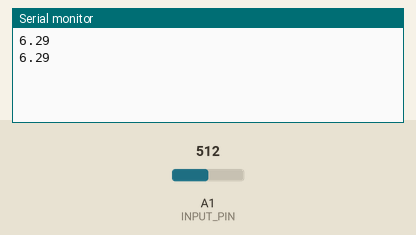
A sketch run on a simulated Arduino Uno, built with avr-gcc and run on an emulated ATmega328P. Shown: the last lines printed to the serial monitor. Inputs (shaded band) come from the test bench; at power-on: A1 (INPUT_PIN) = 512.

Above: at 1.8 s.
1.9 s: A1 (INPUT_PIN) set to 716
At 2.6 s:
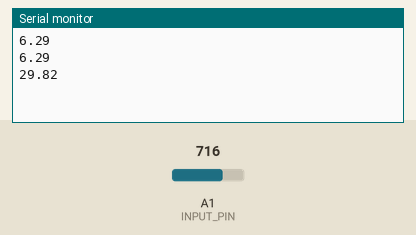
3.4 s: A1 (INPUT_PIN) set to 900
At 4.8 s:
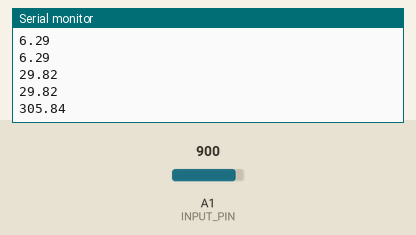
Timing chart, 0 to 6.4 s (numbered marks = the images above; inputs shaded):
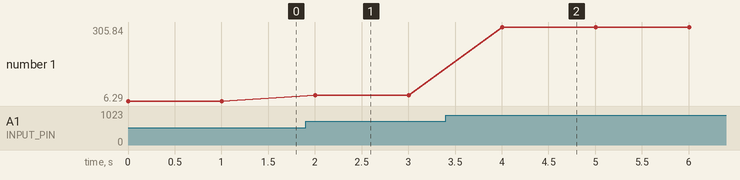

Measured:
- after the input at 1.9 s, the serial monitor: prints a new line after 0.10 s (image 1)
- after the input at 3.4 s, the serial monitor: prints a new line after 0.61 s (image 2)
- plotted number 1: 6.29 → 29.82 after the input at 1.9 s, 29.82 → 305.84 after the input at 3.4 s

The sketch:

irDistance.ino
```cpp
#define INPUT_PIN A1

void setup() {
	Serial.begin(38400);
	pinMode(INPUT_PIN, INPUT);
}


void loop() {
/*	int val = analogRead(INPUT_PIN);
	int result = calculate(val);
	Serial.print(val);
	Serial.print(", ");*/
	/*
	Serial.print("Voltage(");
	Serial.print(val);
	Serial.print(") = ");
	Serial.print(result);
	Serial.println("cm.");
	*/
	Serial.println(calculate(analogRead(INPUT_PIN)));
	delay(1000);
}


double calculate(int x) {
	if(x < 78) {
		return 0;
	}
   return  1.6250568241692588e+002 * pow(x,0)
        + -1.5201470521433809e+000 * pow(x,1)
        +  6.0156917251002716e-003 * pow(x,2)
        + -1.0418167954007743e-005 * pow(x,3)
        +  6.4526747802433565e-009 * pow(x,4);
}
```
